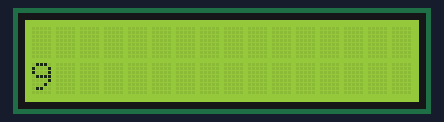
This sketch was run on a simulated Arduino Uno, built with avr-gcc and run on an emulated ATmega328P. Shown: 16×2 character LCD.

Above: at 0.1 s.
At 2.1 s:
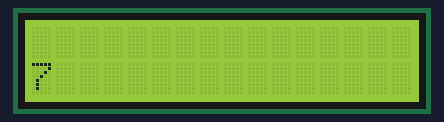
At 5.1 s:
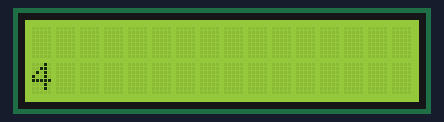
At 7.1 s:
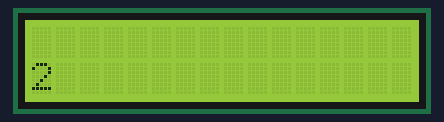
At 10.1 s:
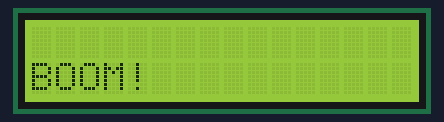
At 12.1 s:
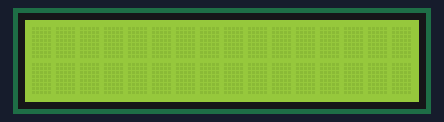

Measured:
- by itself, everything shown: repeats every 13.0 s, in 16 steps
- what the display in image 1 shows lasts 1.0 s, from 2.1 s to 3.1 s
- what the display in image 5 shows lasts 0.5 s, from 12.1 s to 12.6 s

The sketch:

lcd-countdown.ino
```cpp
#include <LiquidCrystal.h>

LiquidCrystal lcd(12, 11, 5, 4, 3, 2);
int countdown;

void setup()
{
    countdown = 9;
    lcd.begin(16, 2);
}

void loop()
{
    while (countdown >= 0)
    {
        lcd.setCursor(0, 1);
        lcd.setCursor(0, 1);
        lcd.print(countdown);
        delay(1000);
        countdown--;
    }

    lcd.setCursor(0, 1);
    lcd.print("BOOM!");
    delay(1000);

    lcd.noDisplay();
    delay(500);
    lcd.display();
    delay(500);
    lcd.noDisplay();
    delay(500);
    lcd.display();
    delay(500);

    lcd.clear();
    countdown = 9;
}
```
